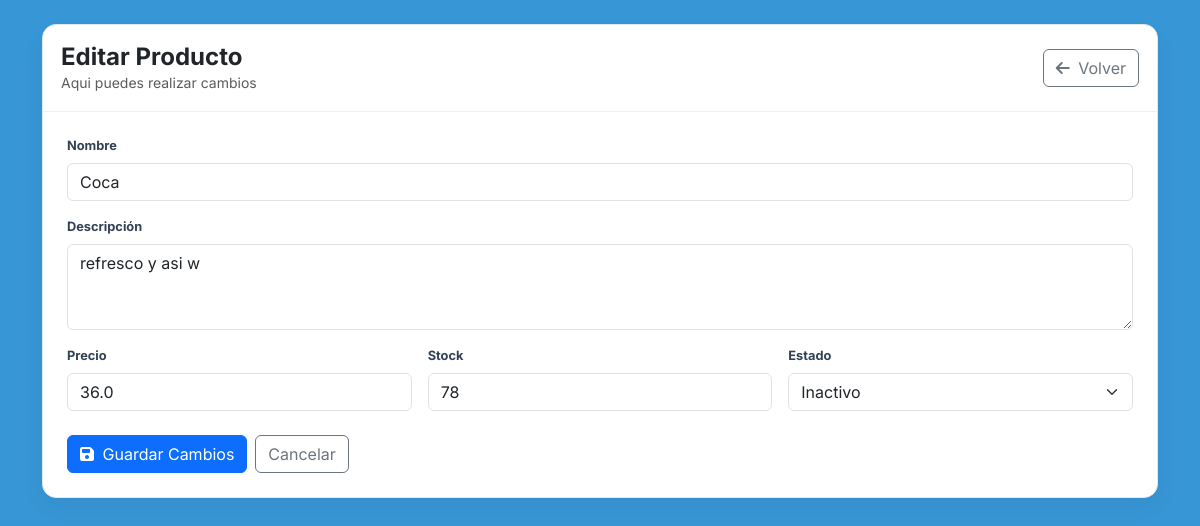
The app's page /productos/3/editar (signed in), older data.
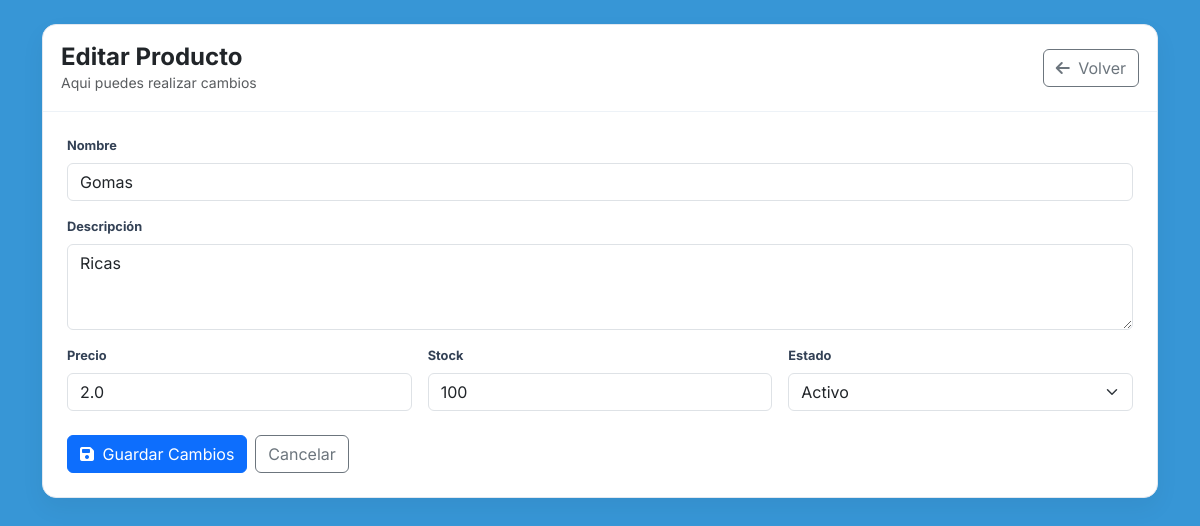
The same page, newer data.
### tables this page shows
CREATE TABLE productos (
                    id INTEGER PRIMARY KEY AUTOINCREMENT,
                    nombre TEXT NOT NULL,
                    descripcion TEXT,
                    precio REAL NOT NULL,
                    stock INTEGER NOT NULL DEFAULT 0,
                    activo INTEGER NOT NULL DEFAULT 1,
                    created_at DATETIME DEFAULT CURRENT_TIMESTAMP,
                    updated_at DATETIME
                );

### app.py (the view, shortened to what this page needs)
@app.route('/productos/<int:producto_id>/editar', methods=['GET', 'POST'])
def productos_editar(producto_id):
    if not require_login():
        return redirect(url_for('login'))
    try:
        conn = get_connection()
        cur = conn.cursor()
        cur.execute("SELECT * FROM productos WHERE id = ?", (producto_id,))
        producto = cur.fetchone()
        if not producto:
            conn.close()
            flash("Producto no encontrado", "warning")
            return redirect(url_for('productos_list'))
        conn.close()
        return render_template('producto_form.html', modo='editar', producto=producto)
    except Exception as e:
        flash(f"Error cargando producto: {str(e)}", "danger")
        return redirect(url_for('productos_list'))

### app.py (called while the page is built)
def get_connection():
    try:
        conn = sqlite3.connect(DB_NAME)
        conn.row_factory = sqlite3.Row
        return conn
    except Exception as e:
        print(f"Error conectando a SQLite: {e}")
        return None

def require_login():
    if 'user_id' not in session:
        flash('Inicia sesión primero', 'warning')
        return False
    return True

### templates/producto_form.html (shortened to what this page needs)
<!DOCTYPE html>
<html lang="es">
<head>
  <link href="https://cdn.jsdelivr.net/npm/bootstrap@5.3.0/dist/css/bootstrap.min.css" rel="stylesheet">
  <link rel="stylesheet" href="https://cdnjs.cloudflare.com/ajax/libs/font-awesome/6.4.0/css/all.min.css">
</head>
<body class="p-3 p-md-4">
  <div class="container">
    <div class="cardx">
      <div class="topbar">
        <div>
          <h4 class="mb-0 fw-bold">{{ 'Nuevo Producto' if modo=='crear' else 'Editar Producto' }}</h4>
          <div class="text-muted small">Aqui puedes realizar cambios {{ nombre }}</div>
        </div>
        <a class="btn btn-outline-secondary" href="{{ url_for('productos_list') }}">
          <i class="fas fa-arrow-left me-1"></i> Volver
        </a>
      </div>
      <div class="p-3 p-md-4">
        <form method="POST">
          <div class="mb-3">
            <div class="label-sm mb-2">Nombre</div>
            <input class="form-control" name="nombre" required maxlength="60"
                   value="{{ '' if not producto else producto[1] }}"
                   placeholder="Ej. Pastel de Chocolate" />
          </div>
          <div class="mb-3">
            <div class="label-sm mb-2">Descripción</div>
            <textarea class="form-control" name="descripcion" rows="3" maxlength="200"
                      placeholder="Descripción corta...">{{ '' if not producto else producto[2] }}</textarea>
          </div>
          <div class="row g-3">
            <div class="col-md-4">
              <div class="label-sm mb-2">Precio</div>
              <input class="form-control" name="precio" required type="number" step="0.01" min="0"
                     value="{{ '' if not producto else producto[3] }}"
                     placeholder="0.00" />
            </div>
            <div class="col-md-4">
              <div class="label-sm mb-2">Stock</div>
              <input class="form-control" name="stock" required type="number" min="0"
                     value="{{ '' if not producto else producto[4] }}"
                     placeholder="0" />
            </div>
            <div class="col-md-4">
              <div class="label-sm mb-2">Estado</div>
              {% set activo_val = 1 if (not producto) else producto[5] %}
              <select class="form-select" name="activo">
                <option value="1" {% if activo_val==1 %}selected{% endif %}>Activo</option>
                <option value="0" {% if activo_val==0 %}selected{% endif %}>Inactivo</option>
              </select>
            </div>
          </div>
          <div class="d-flex gap-2 mt-4">
            <button class="btn btn-primary" type="submit">
              <i class="fas fa-save me-1"></i>
              {{ 'Crear' if modo=='crear' else 'Guardar Cambios' }}
            </button>
            <a class="btn btn-outline-secondary" href="{{ url_for('productos_list') }}">Cancelar</a>
          </div>
        </form>
      </div>
    </div>
  </div>
</body>
</html>

Row changes from the older to the newer data that the page shows:
changed productos: nombre "Coca" → "Gomas"; descripcion "refresco y asi w" → "Ricas"; precio "36.0" → "2.0"; stock "78" → "100"
Text that changed along with them:
form field activo: "Inactivo" → "Activo"
